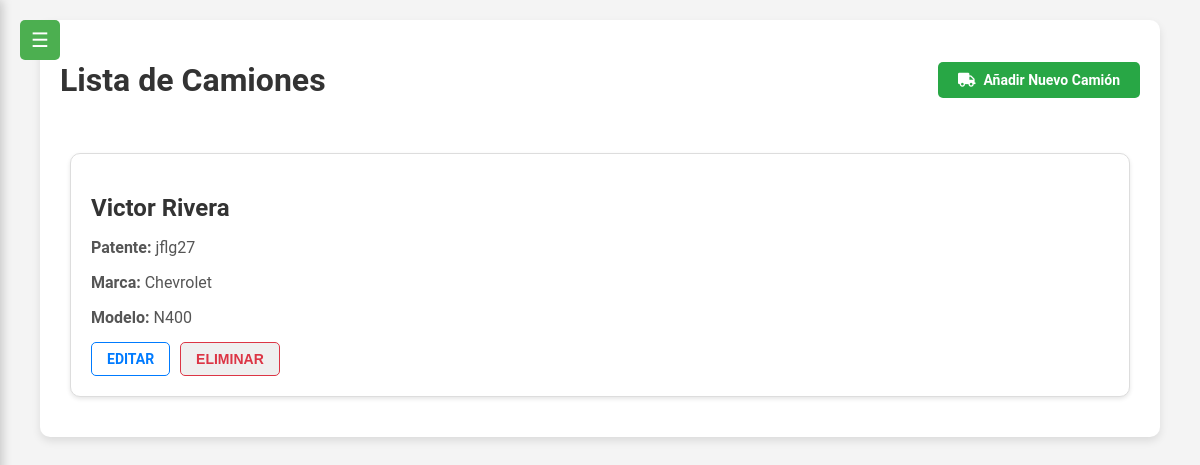
The app's page /camiones/camiones/, older data.
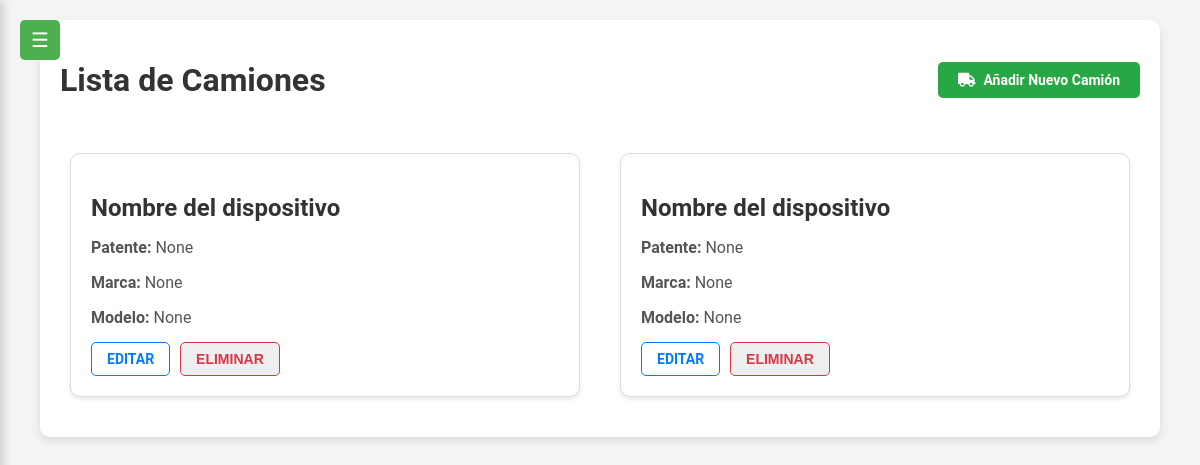
The same page, newer data.
### camiones/models.py (models this page shows, shortened)
class Camion(models.Model):
    nombre = models.CharField(max_length=100)
    patente = models.CharField(max_length=20, null=True, blank=True)
    marca = models.CharField(max_length=100, null=True, blank=True)
    modelo = models.CharField(max_length=100, null=True, blank=True)
    año = models.IntegerField(null=True, blank=True)
    color = models.CharField(max_length=50, null=True, blank=True)
    latitud = models.FloatField(null=True)
    longitud = models.FloatField(null=True)
    ultima_actualizacion = models.DateTimeField(auto_now=True)
    choferes_asignados = models.ManyToManyField(User, through='AsignacionChofer')

### camiones/views.py (the view)
# urls.py: path('camiones/', views.camiones_list, name='camiones_list'),
def camiones_list(request):
    camiones = Camion.objects.all()
    return render(request, 'camiones_list.html', {'camiones': camiones})

### camiones/templates/camiones_list.html (shortened to what this page needs)
{% load static %}
<!DOCTYPE html>
<html lang="es">
<head>
    <link rel="stylesheet" href="{% static 'css/styles.css' %}">
    <link rel="stylesheet" href="{% static 'css/messages.css' %}">
    <link rel="stylesheet" href="{% static 'css/monitoreo.css' %}">
    <link rel="stylesheet" href="https://cdnjs.cloudflare.com/ajax/libs/font-awesome/5.15.4/css/all.min.css">
</head>
<body>
    <button id="menu-toggle">☰</button>
    <div class="container">
    <div class="d-flex justify-content-between align-items-center mb-4">
        <h1 class="my-4">Lista de Camiones</h1>
        <a href="{% url 'camion_create' %}" class="btn btn-add">
            <i class="fas fa-truck"></i> Añadir Nuevo Camión
        </a>
    </div>
    <div class="card-container">
        {% for camion in camiones %}
        <div class="card">
            <h2 class="card-title">{{ camion.nombre }}</h2>
            <p class="card-text"><strong>Patente:</strong> {{ camion.patente }}</p>
            <p class="card-text"><strong>Marca:</strong> {{ camion.marca }}</p>
            <p class="card-text"><strong>Modelo:</strong> {{ camion.modelo }}</p>
            <div class="card-actions">
                <a href="{% url 'camion_update' camion.id %}" class="btn btn-outline-primary">Editar</a>
                <form action="{% url 'camion_delete' camion.id %}" method="POST" class="form-delete">
                    <button type="submit" class="btn btn-outline-danger">Eliminar</button>
                </form>
            </div>
        </div>
        {% endfor %}
    </div>
</div>
</body>
</html>

Row changes from the older to the newer data that the page shows:
removed Camion: nombre "Victor Rivera", patente "jflg27", marca "Chevrolet", modelo "N400"
added Camion: nombre "Nombre del dispositivo", patente "None", marca "None", modelo "None"
added Camion: nombre "Nombre del dispositivo", patente "None", marca "None", modelo "None"
